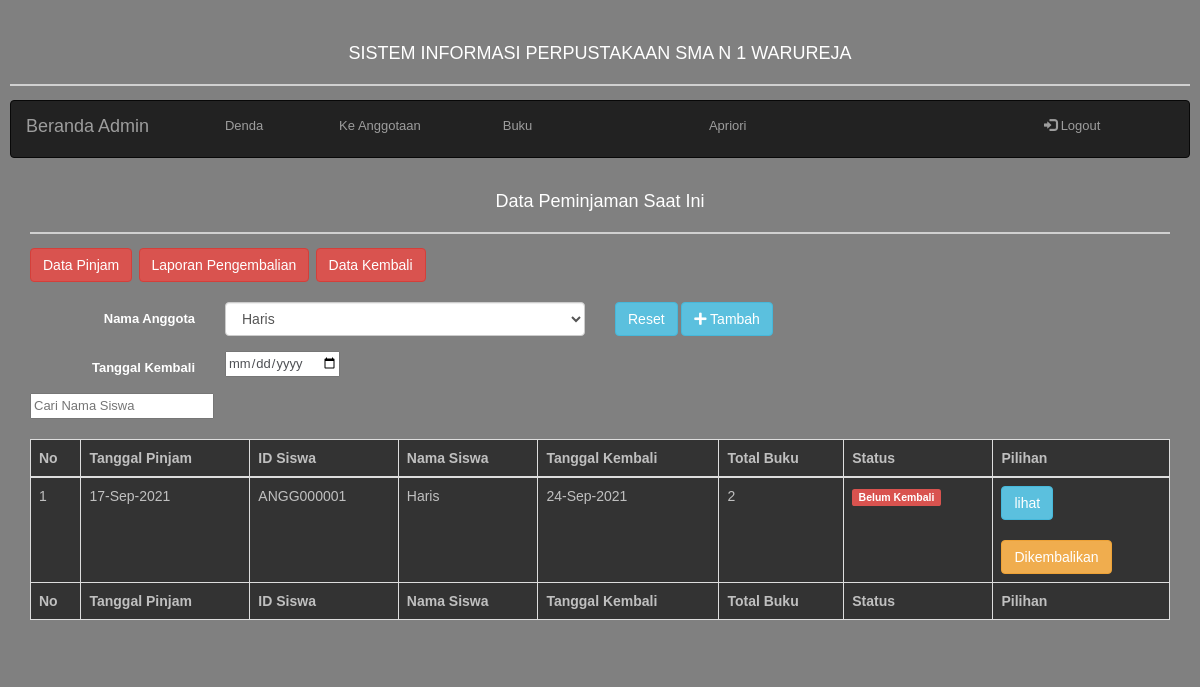
/index.php/beranda/beranda_admin, run on an earlier commit of the app's database.
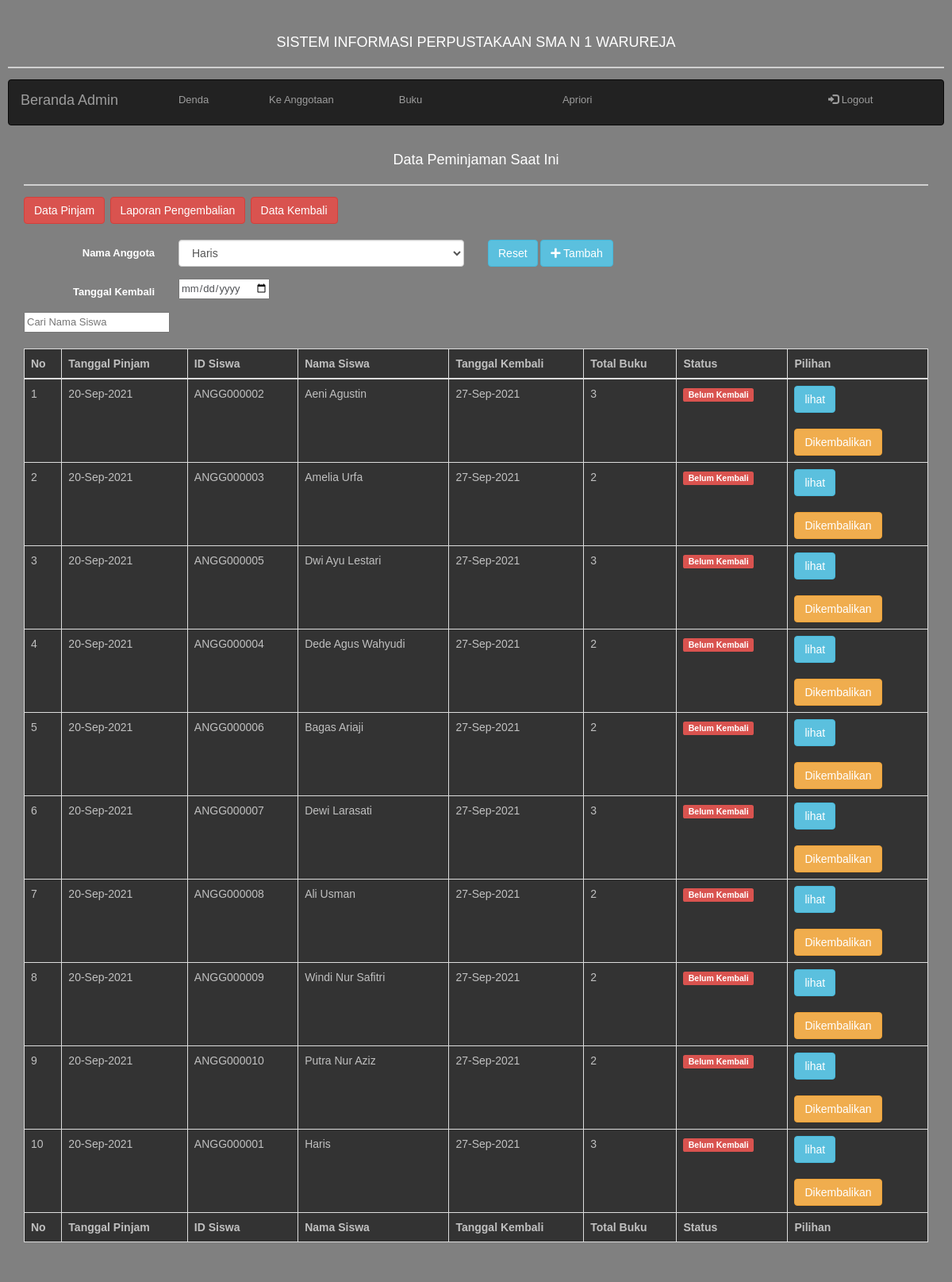
And on a later commit of the database.
### tables this page shows
CREATE TABLE `tb_pinjam` (
  `id_pinjam` int(11) NOT NULL,
  `tgl_pinjam` date NOT NULL,
  `id_anggota` varchar(11) NOT NULL,
  `tgl_kembali` date NOT NULL,
  `total_buku` int(4) NOT NULL,
  `status` int(1) NOT NULL
);

CREATE TABLE `tb_anggota` (
  `id_anggota` varchar(11) NOT NULL,
  `image` varchar(255) NOT NULL DEFAULT 'default.png',
  `nama` varchar(100) NOT NULL,
  `id_kelas` int(2) NOT NULL,
  `id_agama` int(2) NOT NULL,
  `jenis_kelamin` enum('L','P') NOT NULL,
  `hp` varchar(15) NOT NULL,
  `alamat` text NOT NULL,
  `ket` text NOT NULL
);

### application/controllers/Beranda.php (called while the page is built, shortened)
<?php
class Beranda extends CI_Controller {
	public function beranda_admin()
	{
			$this->load->view('beranda_admin/beranda');
	}
}

### index.php (called while the page is built, shortened)
<?php
require_once BASEPATH.'core/CodeIgniter.php';

### application/views/beranda_admin/beranda.php (the view, shortened to what the changed rows need)
<?php
include'onek.php';
?><!DOCTYPE html>
<html lang="en">
<head>
  <link rel="stylesheet" href="<?php echo base_url('assets/plugins/select2/select2.min.css'); ?>">
  <link rel="stylesheet" href="https://maxcdn.bootstrapcdn.com/bootstrap/3.4.1/css/bootstrap.min.css">
  <link rel="stylesheet" href="https://maxcdn.bootstrapcdn.com/bootstrap/3.4.1/css/bootstrap.min.css">
  <link rel="stylesheet" href="<?php echo base_url('plugins/fontawesome-free/css/all.min.css'); ?>">
</head>
<body>
  <br>
<div class="container">
  <div class="card direct-chat direct-chat-primary">
    <div class="card-footer">
                <div class="box box-solid box-primary">
  <br>
   <div class="box-body">
<input type="text" id="myInput" onkeyup="myFunction()" placeholder="Cari Nama Siswa" title="Type in a name"><br><br>
   <table id="example" class="table table-bordered table-hover" cellspacing="0" width="100%">
     <thead>
            <tr>
                <th>No</th>
                <th>Tanggal Pinjam</th>
                <th>ID Siswa</th>
                <th>Nama Siswa</th>
                <th>Tanggal Kembali</th>
                <th>Total Buku</th>
                <th>Status</th>
                <th>Pilihan</th>
            </tr>
        </thead>
        <tfoot>
            <tr>
                <th>No</th>
                <th>Tanggal Pinjam</th>
                <th>ID Siswa</th>
                <th>Nama Siswa</th>
                <th>Tanggal Kembali</th>
                <th>Total Buku</th>
                <th>Status</th>
                <th>Pilihan</th>
            </tr>
        </tfoot>
        <tbody>
<?php
$no = 1;
    $sqll ="SELECT * FROM tb_pinjam";
    $sqlconn = mysqli_query($dbcon, $sqll);
    while ($op= mysqli_fetch_array($sqlconn)) {
      if ($op['status']!=1) {
?>
            <tr>
                <td><?php echo $no++ ;?></td>
                <?php $oridate=$op['tgl_pinjam'];
                $date=date("d-M-Y",strtotime($oridate));?>
                <td><?php echo $date;?></td>
                <td><?php echo $op['id_anggota'];?></td>
                <td>
<?php
    $sql ="SELECT * FROM tb_anggota";
    $sqlcon = mysqli_query($dbcon, $sql);
    while ($op2= mysqli_fetch_array($sqlcon)) {
      $nama=$op['id_anggota'];
      if($op2['id_anggota']==$nama){
        echo $op2['nama'];
      }
    }
?>
                </td>
                 <?php $oridate2=$op['tgl_kembali'];
                $date2=date("d-M-Y",strtotime($oridate2));?>
                <td><?php echo $date2;?></td>
                <td><?php echo $op['total_buku'];?></td>
                <td><?php $status=$op['status'];
                if($status==1){
                          echo '<span class="label label-success">Semua kembali</span>';
                      }
                      else{
                        echo '<span class="label label-danger">Belum Kembali</span>';
                      }
                    ?></td>
                <td width="15.5%">
                  <a class="btn btn-info" href='pinjam/?id_pinjam=<?=$op['id_pinjam'];?>'>lihat</a>
                <?php
                    if ($op['total_buku']>0) {
                      echo
                     '<br><br><a href="'.base_url().'index.php/kembali/?id_pinjam='.$op['id_pinjam'].'" class="btn btn-warning" role="button" data-toggle="tooltip" title="Kembalikan">Dikembalikan</a>';
                    }
                    echo
                '</td>
            </tr>';?>
<?php
    }
    }
  ?>
         </tbody>
    </table>
  </div>
    </div>
  </div>
  </div>
    </div>
</body>
</html>

What changed in the data, as far as the page shows it:
no longer on this page (row edited): tb_pinjam: tgl_pinjam "17-Sep-2021", id_anggota "ANGG000001", tgl_kembali "24-Sep-2021", total_buku "2", status "Belum Kembali", tb_anggota (nama "Haris")
added tb_pinjam: tgl_pinjam "20-Sep-2021", id_anggota "ANGG000002", tgl_kembali "27-Sep-2021", total_buku "3", status "Belum Kembali"
now on this page (row unchanged): tb_anggota: nama "Aeni Agustin", shown under "20-Sep-2021"
added tb_pinjam: tgl_pinjam "20-Sep-2021", id_anggota "ANGG000003", tgl_kembali "27-Sep-2021", total_buku "2", status "Belum Kembali"
now on this page (row unchanged): tb_anggota: nama "Amelia Urfa", shown under "20-Sep-2021"
added tb_pinjam: tgl_pinjam "20-Sep-2021", id_anggota "ANGG000005", tgl_kembali "27-Sep-2021", total_buku "3", status "Belum Kembali"
now on this page (row unchanged): tb_anggota: nama "Dwi Ayu Lestari", shown under "20-Sep-2021"
added tb_pinjam: tgl_pinjam "20-Sep-2021", id_anggota "ANGG000004", tgl_kembali "27-Sep-2021", total_buku "2", status "Belum Kembali"
now on this page (row unchanged): tb_anggota: nama "Dede Agus Wahyudi", shown under "20-Sep-2021"
added tb_pinjam: tgl_pinjam "20-Sep-2021", id_anggota "ANGG000006", tgl_kembali "27-Sep-2021", total_buku "2", status "Belum Kembali"
added tb_anggota: nama "Bagas Ariaji", shown under "20-Sep-2021"
added tb_pinjam: tgl_pinjam "20-Sep-2021", id_anggota "ANGG000007", tgl_kembali "27-Sep-2021", total_buku "3", status "Belum Kembali"
added tb_anggota: nama "Dewi Larasati", shown under "20-Sep-2021"
added tb_pinjam: tgl_pinjam "20-Sep-2021", id_anggota "ANGG000008", tgl_kembali "27-Sep-2021", total_buku "2", status "Belum Kembali"
added tb_anggota: nama "Ali Usman", shown under "20-Sep-2021"
added tb_pinjam: tgl_pinjam "20-Sep-2021", id_anggota "ANGG000009", tgl_kembali "27-Sep-2021", total_buku "2", status "Belum Kembali"
added tb_anggota: nama "Windi Nur Safitri", shown under "20-Sep-2021"
added tb_pinjam: tgl_pinjam "20-Sep-2021", id_anggota "ANGG000010", tgl_kembali "27-Sep-2021", total_buku "2", status "Belum Kembali"
added tb_anggota: nama "Putra Nur Aziz", shown under "20-Sep-2021"
added tb_pinjam: tgl_pinjam "20-Sep-2021", id_anggota "ANGG000001", tgl_kembali "27-Sep-2021", total_buku "3", status "Belum Kembali", tb_anggota (nama "Haris")
